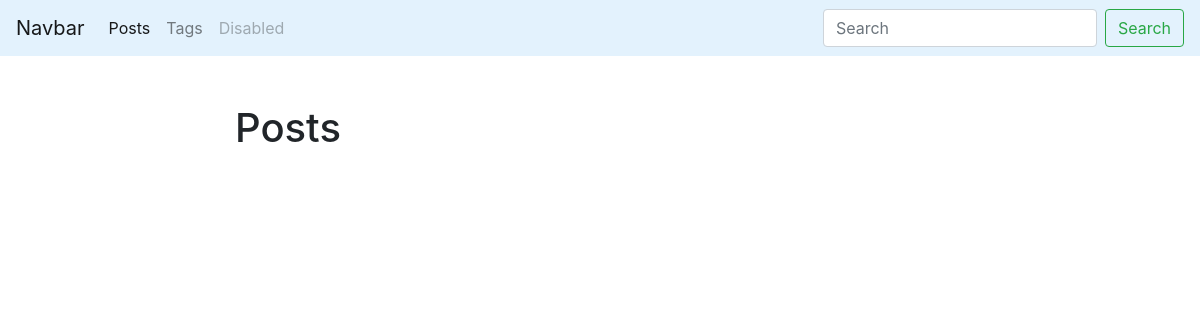
The page /blog/ on the database as committed earlier.
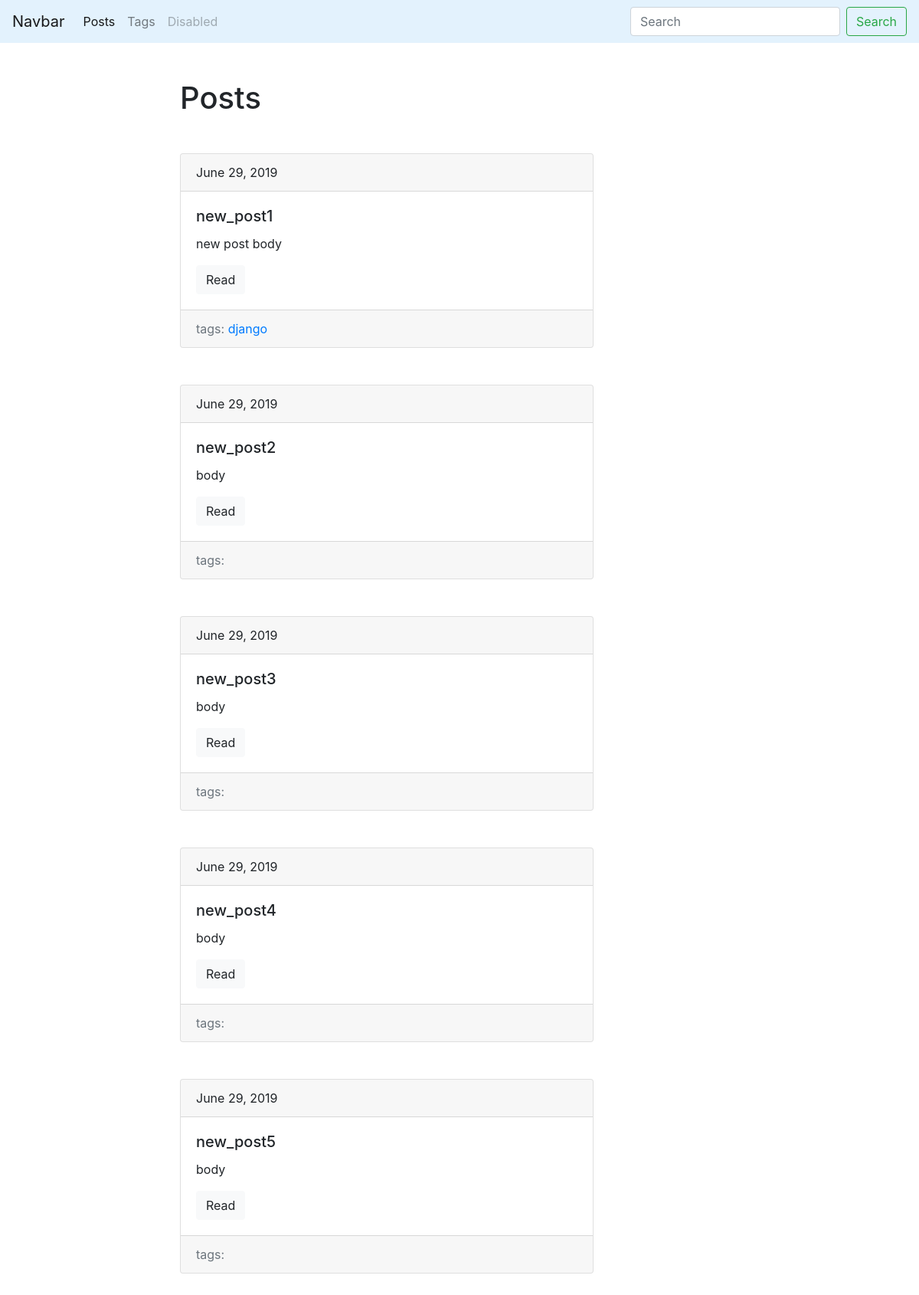
The same page on the database as committed later.
### blog/models.py (models this page shows, shortened)
class Post(models.Model):
    title = models.CharField(max_length=150, db_index=True, verbose_name='Имя поста')
    slug = models.SlugField(max_length=150, unique=True)
    body = models.TextField(blank=True, db_index=True)
    tags = models.ManyToManyField('Tag', blank=True, related_name='posts')  # экземпляр класса ManyToManyField
    date_pub = models.DateField(auto_now_add=True)
    def get_absolute_url(self): #имя лучше именно такое, возвращает ссылку на конкретный экземпляр класса Post
        return reverse('post_detail_url', kwargs={'slug':self.slug}) # reverse в .py = url в шаблонах
    class Meta:
        verbose_name_plural = 'Posts verbose' # это имя будет на админской страничке
        verbose_name = 'Post verbose'
        ordering = ['-date_pub'] # сортировка в обратном порядке

class Tag(models.Model):
    title = models.CharField(max_length=50)
    slug = models.SlugField(max_length=50)
    def get_absolute_url(self):
        return reverse('tag_detail_url', kwargs={'slug': self.slug})

### blog/views.py (the view)
# urls.py: path('', posts_list, name='posts_list_url'),
def posts_list(request):
    posts = Post.objects.all()
    return render(request, 'blog/index.html', context={'posts': posts})

### blog/templates/blog/index.html (shortened to what this page needs)
{% extends 'blog/base_blog.html' %}
{% block content %}
<h1 class="mb-5">Posts</h1>
{% for post in posts %}
{% include 'blog/includes/post_card_template.html' %}
{% endfor %}
{% endblock %}

### blog/templates/blog/base_blog.html
{% extends 'base.html' %}

### templates/base.html (shortened to what this page needs)
<!DOCTYPE HTML PUBLIC "-//W3C//DTD HTML 4.01 Transitional//EN"
        "http://www.w3.org/TR/html4/loose.dtd">
<html>
    <head>
        <link rel="stylesheet" href="https://stackpath.bootstrapcdn.com/bootstrap/4.3.1/css/bootstrap.min.css"
>
    </head>
    <body>
        <nav class="navbar navbar-expand-lg navbar-light" style="background-color: #e3f2fd;">
            <a class="navbar-brand" href="#">Navbar</a>
            <div class="collapse navbar-collapse" id="navbarSupportedContent">
                <ul class="navbar-nav mr-auto">
                    <li class="nav-item active">
                        <a class="nav-link" href="{% url 'posts_list_url' %}">Posts </a>
                    </li>
                    <li class="nav-item">
                        <a class="nav-link" href="{% url 'tags_list_url' %}">Tags</a>
                    </li>
                    <li class="nav-item">
                        <a class="nav-link disabled" href="#" tabindex="-1" aria-disabled="true">Disabled</a>
                    </li>
                </ul>
                <form class="form-inline my-2 my-lg-0">
                    <input class="form-control mr-sm-2" type="search" placeholder="Search" aria-label="Search">
                    <button class="btn btn-outline-success my-2 my-sm-0" type="submit">Search</button>
                </form>
            </div>
        </nav>
        <div class="container mt-5">
            <div class="row">
                <div class="col-6 offset-md-2">
                    {% block content %}{% endblock %}
                </div>
            </div>
        </div>
    </body>
</html>

### blog/templates/blog/includes/post_card_template.html
<div class="card mb-5">
    <div class="card-header">
        {{ post.date_pub }}
    </div>
    <div class="card-body">
        <h5 class="card-title">{{ post.title }}</h5>
        <p class="card-text"> {{ post.body|truncatewords:15 }} </p>
        <a href="{{ post.get_absolute_url }}" class="btn btn-light">Read</a>
    </div>
    <div class="card-footer text-muted">
        tags:
        {% for tag in post.tags.all %}
            <a href="{{ tag.get_absolute_url }}"> {{tag.title}} </a>
        {% endfor %}
    </div>
</div>

Rows that differ between the two databases and show on the page:
added Post: date_pub "June 29, 2019", title "new_post1", body "new post body"
added Tag: title "django"
added Post: date_pub "June 29, 2019", title "new_post2", body "body"
added Post: date_pub "June 29, 2019", title "new_post3", body "body"
added Post: date_pub "June 29, 2019", title "new_post4", body "body"
added Post: date_pub "June 29, 2019", title "new_post5", body "body"
